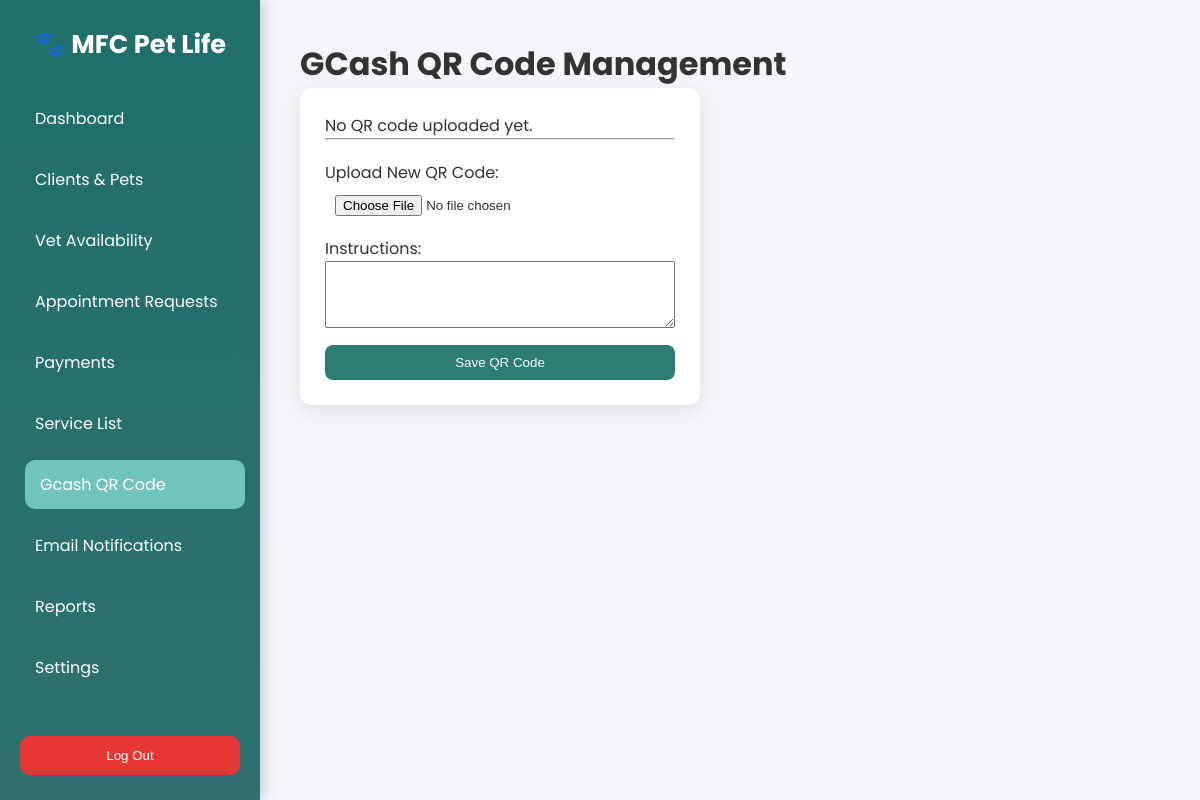
/gcash_qr/, run on an earlier commit of the app's database.
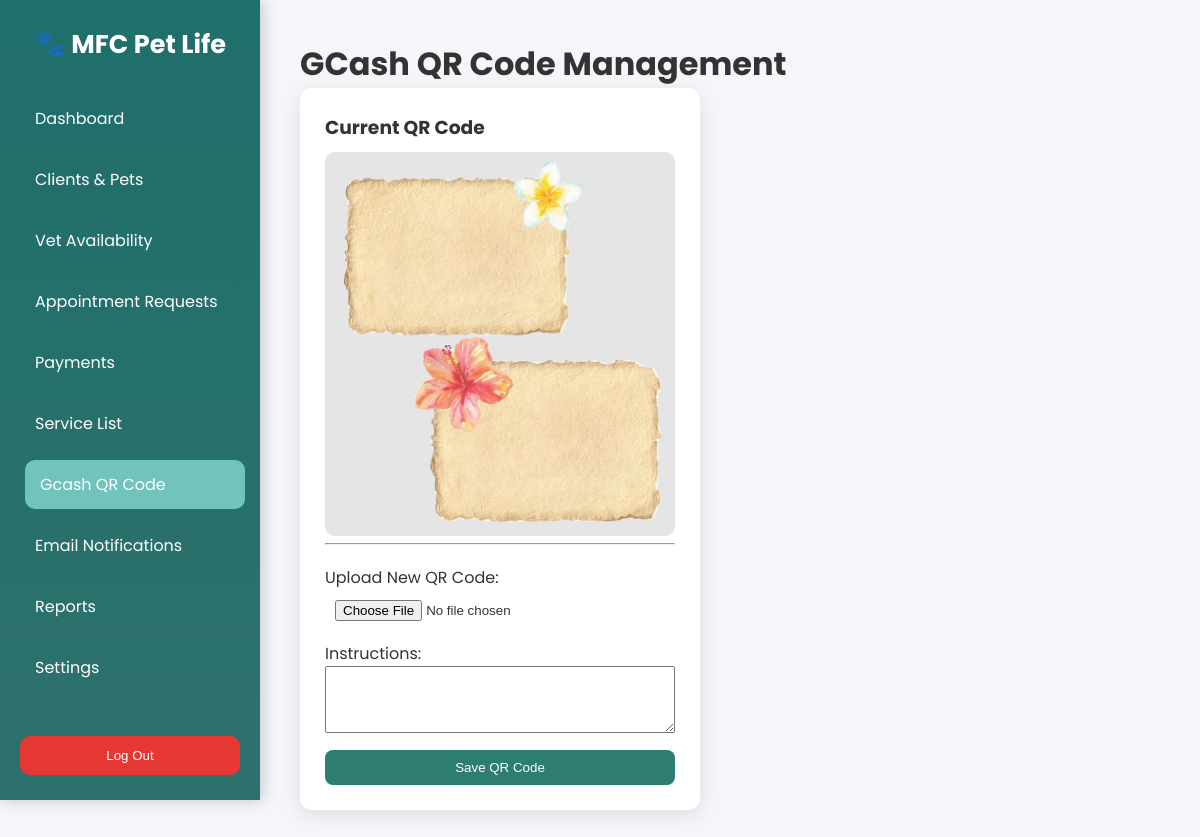
And on a later commit of the database.
### main/models.py (models this page shows)
class GcashQR(models.Model):
    image = models.ImageField(upload_to='gcash/')
    instructions = models.TextField(blank=True, null=True)
    updated_at = models.DateTimeField(auto_now=True)

### main/views.py (the view, shortened to what this page needs)
# urls.py: path('gcash_qr/', views.gcash_qr, name='gcash_qr'),
def gcash_qr(request):
    qr = GcashQR.objects.first()
    return render(request, "admin/gcash_qr.html", {
        "qr": qr
    })

### main/templates/admin/gcash_qr.html (shortened to what this page needs)
{% load static %}
<!DOCTYPE html>
<html lang="en">
<head>
    <link rel="stylesheet" href="{% static 'css/admin/gcash_qr.css' %}">
</head>
<body>
    <div class="sidebar">
        <div>
            <h2>🐾 MFC Pet Life</h2>
            <div class="nav-links">
                <a href="{% url 'admin_dashboard' %}" >Dashboard</a>
                <a href="{% url 'clients_pets' %}">Clients & Pets</a>
                <a href="{% url 'vet_availability_admin' %}">Vet Availability</a>
                <a href="{% url 'appointment_requests' %}">Appointment Requests</a>
                <a href="{% url 'payments_admin' %}">Payments</a>
                <a href="{% url 'service_list' %}">Service List</a>
                <a href="{% url 'gcash_qr' %}"class="active">Gcash QR Code</a>
                <a href="{% url 'email_notification' %}">Email Notifications</a>
                <a href="{% url 'reports_admin' %}">Reports</a>
                <a href="{% url 'settings_admin' %}">Settings</a>
            </div>
        </div>
            <form action="{% url 'logout' %}" method="post">
                <button type="submit" class="logout-btn">Log Out</button>
            </form>
        </div>
<div class="main-content">
    <h1>GCash QR Code Management</h1>
    <div class="qr-card">
        {% if qr and qr.image %}
            <h3>Current QR Code</h3>
            <img src="{{ qr.image.url }}" alt="GCash QR">
        {% else %}
            <p>No QR code uploaded yet.</p>
        {% endif %}
        <hr>
        <form class="upload-form" method="POST" enctype="multipart/form-data">
            <label>Upload New QR Code:</label>
            <input type="file" name="image" required>
            <label>Instructions:</label>
            <textarea name="instructions" rows="3">{{ qr.instructions }}</textarea>
            <button type="submit">Save QR Code</button>
        </form>
    </div>
</div>
</body>
</html>

What changed in the data, as far as the page shows it:
added GcashQR: image (picture)
Also different on the page:
text no longer shown: "No QR code uploaded yet."
text now shown: "Current QR Code"
